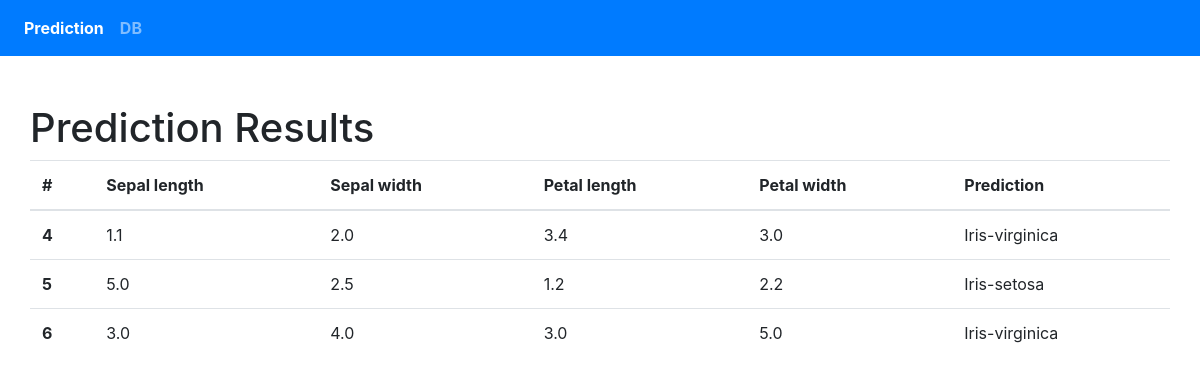
The app's page /results/ with its own data.
### predict/models.py (models this page shows, shortened)
class PredResults(models.Model):
    sepal_length = models.FloatField()
    sepal_width = models.FloatField()
    petal_length = models.FloatField()
    petal_width = models.FloatField()
    classification = models.CharField(max_length=30)

### predict/views.py (the view)
# urls.py: path('results/', views.view_results, name='results'),
def view_results(request):
    data = {"dataset": PredResults.objects.all()}
    return render(request, "results.html", data)

### predict/templates/results.html
{% extends "base.html" %} {% block main %}
<div class="container pt-5">
  <div class="row">
    <h1>Prediction Results</h1>
    <table class="table">
      <thead>
        <tr>
          <th scope="col">#</th>
          <th scope="col">Sepal length</th>
          <th scope="col">Sepal width</th>
          <th scope="col">Petal length</th>
          <th scope="col">Petal width</th>
          <th scope="col">Prediction</th>
        </tr>
      </thead>
      <tbody>
        {% for data in dataset %}
        <tr>
          <th scope="row">{{ data.id }}</th>
          <td>{{ data.sepal_length }}</td>
          <td>{{ data.sepal_width }}</td>
          <td>{{ data.petal_length }}</td>
          <td>{{ data.petal_width }}</td>
          <td>{{ data.classification }}</td>
        </tr>
        {% endfor %}
      </tbody>
    </table>
  </div>
</div>
{% endblock %}

### predict/templates/base.html (shortened to what this page needs)
<!DOCTYPE html>
<html lang="en">
  <head>
    <link
      rel="stylesheet"
      href="https://stackpath.bootstrapcdn.com/bootstrap/4.4.1/css/bootstrap.min.css"
    />
  </head>
  <body>
    <nav class="navbar navbar-expand-lg navbar-dark bg-primary">
      <div class="collapse navbar-collapse" id="navbarSupportedContent">
        <ul class="navbar-nav mr-auto">
          <li class="nav-item active">
            <a class="nav-link" href="/"
              ><strong>Prediction</strong>
              <span class="sr-only">(current)</span></a
            >
          </li>
          <li class="nav-item">
            <a class="nav-link" href="/results"><strong>DB</strong></a>
          </li>
        </ul>
      </div>
    </nav>
    {% block main %} {% endblock %}
  </body>
</html>

### records on screen
PredResults: id "4", sepal_length "1.1", sepal_width "2.0", petal_length "3.4", petal_width "3.0", classification "Iris-virginica"
PredResults: id "5", sepal_length "5.0", sepal_width "2.5", petal_length "1.2", petal_width "2.2", classification "Iris-setosa"
PredResults: id "6", sepal_length "3.0", sepal_width "4.0", petal_length "3.0", petal_width "5.0", classification "Iris-virginica"
